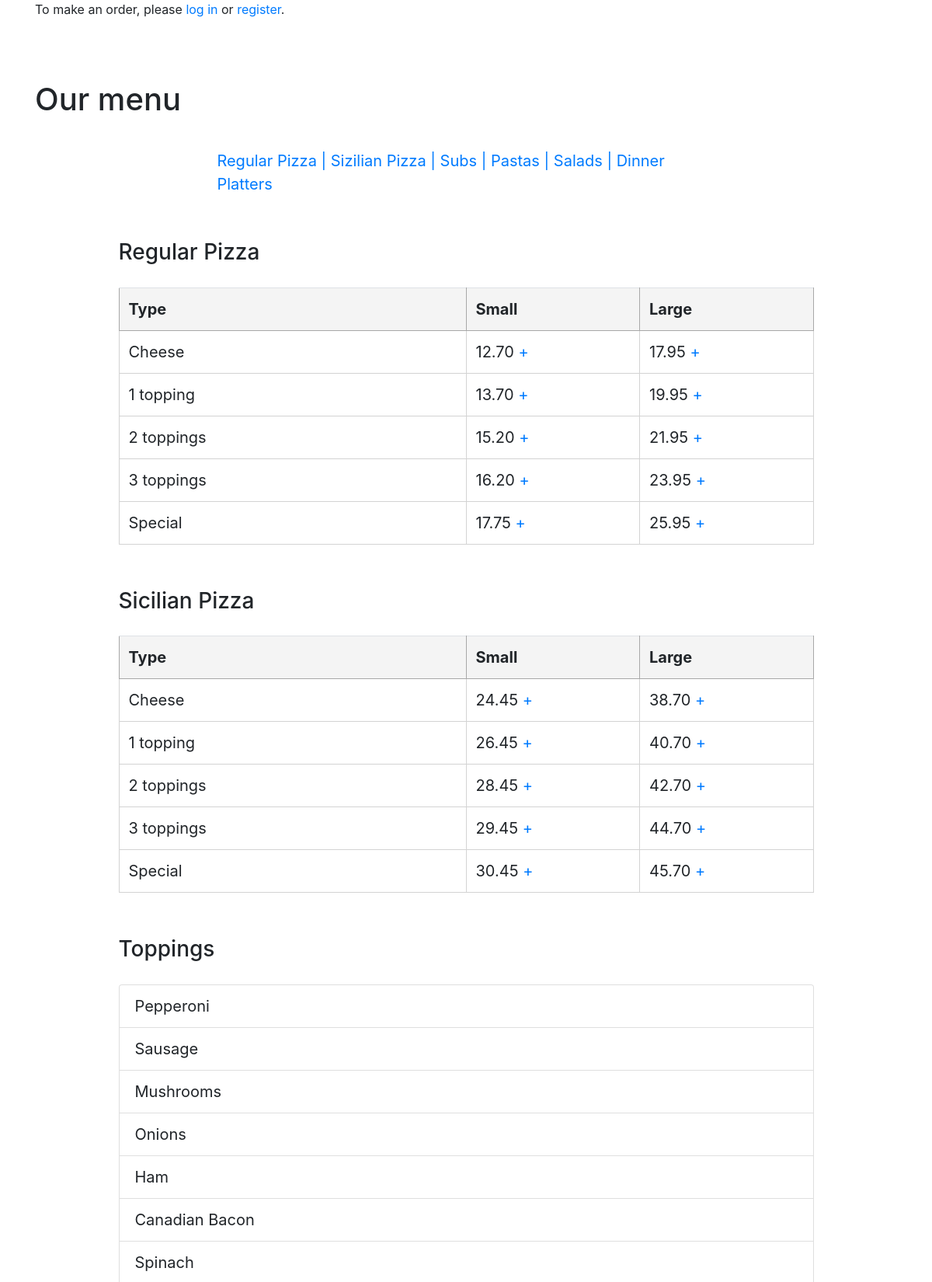
The page / (upper part) on the database its author committed.
### orders/models.py (models this page shows, shortened)
class Product(models.Model):
    choices = [
        ('L', 'LARGE'),
        ('S', 'SMALL'),
        ('SING', 'SINGLE')
    ]
    price = models.DecimalField(max_digits=5, decimal_places=2, default=0)
    name = models.CharField(max_length=64, default=0)
    type = models.CharField(max_length=64, default=0)
    size = models.CharField(choices=choices, max_length=64, default=0)

class Topping(models.Model):
    topping = models.CharField(max_length=64)

### orders/views.py (the view)
# urls.py: path("", views.menu, name="menu"),
    def menu(request):
        context = {
            "menu": Product.objects.all(),
            "toppings": Topping.objects.all(),
            "regular": Product.objects.filter(name='Regular Pizza'),
            "sicilian": Product.objects.filter(name='Sicilian Pizza'),
            "pasta": Product.objects.filter(name='Pasta'),
            "salad": Product.objects.filter(name='Salads'),
            "platter": Product.objects.filter(name='Dinner Platters'),
            "user": request.user,
            "users": render(request, 'users/login.html'),
            "sub": Product.objects.filter(name='Sub'),
            "product": Product.objects.all()
        }
        return render(request, "orders/menu.html", context)

### orders/templates/users/login.html (shortened to what this page needs)
{% extends "orders/base.html" %}
{% load crispy_forms_tags %}

### orders/templates/orders/menu.html (shortened to what this page needs)
<!DOCTYPE html>
{% extends "orders/base.html" %}
{% block body %}
    {% if user.is_authenticated %}
    {% else %}
        <p>To make an order, please <a href="{% url "login" %}">log in</a>
        or <a href="{% url "signup" %}">register</a>.</p>
    {% endif %}
    <h1>Our menu</h1>
    <div class="col-10 menu-category mx-auto"><div class="mx-auto col-9">
            <a href="#regular-pizza">Regular Pizza | </a> <a href="#sicilian-pizza">Sizilian Pizza | </a><a href="#subs">Subs | </a>
        <a href="#pastas">Pastas | </a> <a href="#salads">Salads | </a> <a href="#dinner-platters">Dinner Platters </a></div>
    <h3 id="regular-pizza">Regular Pizza</h3>
        <table class="table table-hover">
            <th>Type</th>
            <th>Small</th> <th>Large</th>
            {% for Pizza in regular %}
                {% if Pizza.size == 'S' or Pizza.size == 'SING' %}<tr>
                <td width="50%">{{ Pizza.type }}</td>
                    <td width="25%">{{ Pizza.price }} <a class="addToCart" href="{% url 'add' Pizza.id %}">+</a></td>
                    {% elif Pizza.size == 'L' %}
                    <td width="25%">{{ Pizza.price }}  <a class="addToCart" href="{% url 'add' Pizza.id %}">+</a></td></tr>
                {% endif %}
            {% endfor %}
        </table>
        <h3 id="sicilian-pizza"> Sicilian Pizza</h3>
        <table class="table table-hover">
            <th>Type</th>
            <th>Small</th> <th>Large</th>
            {% for SizPizza in sicilian %}
                {% if SizPizza.size == 'S' or SizPizza.size == 'SING' %}
                <tr>
                <td width="50%">{{ SizPizza.type }} </td>
                    <td  width="25%">{{ SizPizza.price }} <a class="add-cart" href="{% url 'add' SizPizza.id %}">+</a></td>
                    {% elif SizPizza.size == 'L' %}
                    <td width="25%">{{ SizPizza.price }} <a class="add-cart" href="{% url 'add' SizPizza.id %}">+</a></td></tr>
                {% endif %}
            {% endfor %}
        </table>
        <h3> Toppings </h3>
            <ul class="list-group list-group">
                {% for topping in toppings %}
                        <li class="list-group-item">{{ topping.topping }} </li>
                {% endfor %}
            </ul>
    </div>
{% endblock %}

### orders/static/orders/css/main.css (style rules this page uses)
td { border: solid 1px black; }
h3, h1, h2 { margin-top: 2em; margin-bottom: 1em; }
ul { list-style-type:none }
td { border-color: lightgray; }
th { border: 1px solid #a8a8a8; background-color: #f4f4f4; }
.menu-category { font-size: 20px; }

### rows shown on the page
Product: type "Cheese", price "12.70"
Product: price "17.95"
Product: type "1 topping", price "13.70"
Product: price "19.95"
Product: type "2 toppings", price "15.20"
Product: price "21.95"
Product: type "3 toppings", price "16.20"
Product: price "23.95"
Product: type "Special", price "17.75"
Product: price "25.95"
Product: type "Cheese", price "24.45"
Product: price "38.70"
Product: type "1 topping", price "26.45"
Product: price "40.70"
Product: type "2 toppings", price "28.45"
Product: price "42.70"
Product: type "3 toppings", price "29.45"
Product: price "44.70"
Product: type "Special", price "30.45"
Product: price "45.70"
Topping: topping "Pepperoni"
Topping: topping "Sausage"
Topping: topping "Mushrooms"
Topping: topping "Onions"
Topping: topping "Ham"
Topping: topping "Canadian Bacon"
Topping: topping "Spinach"
